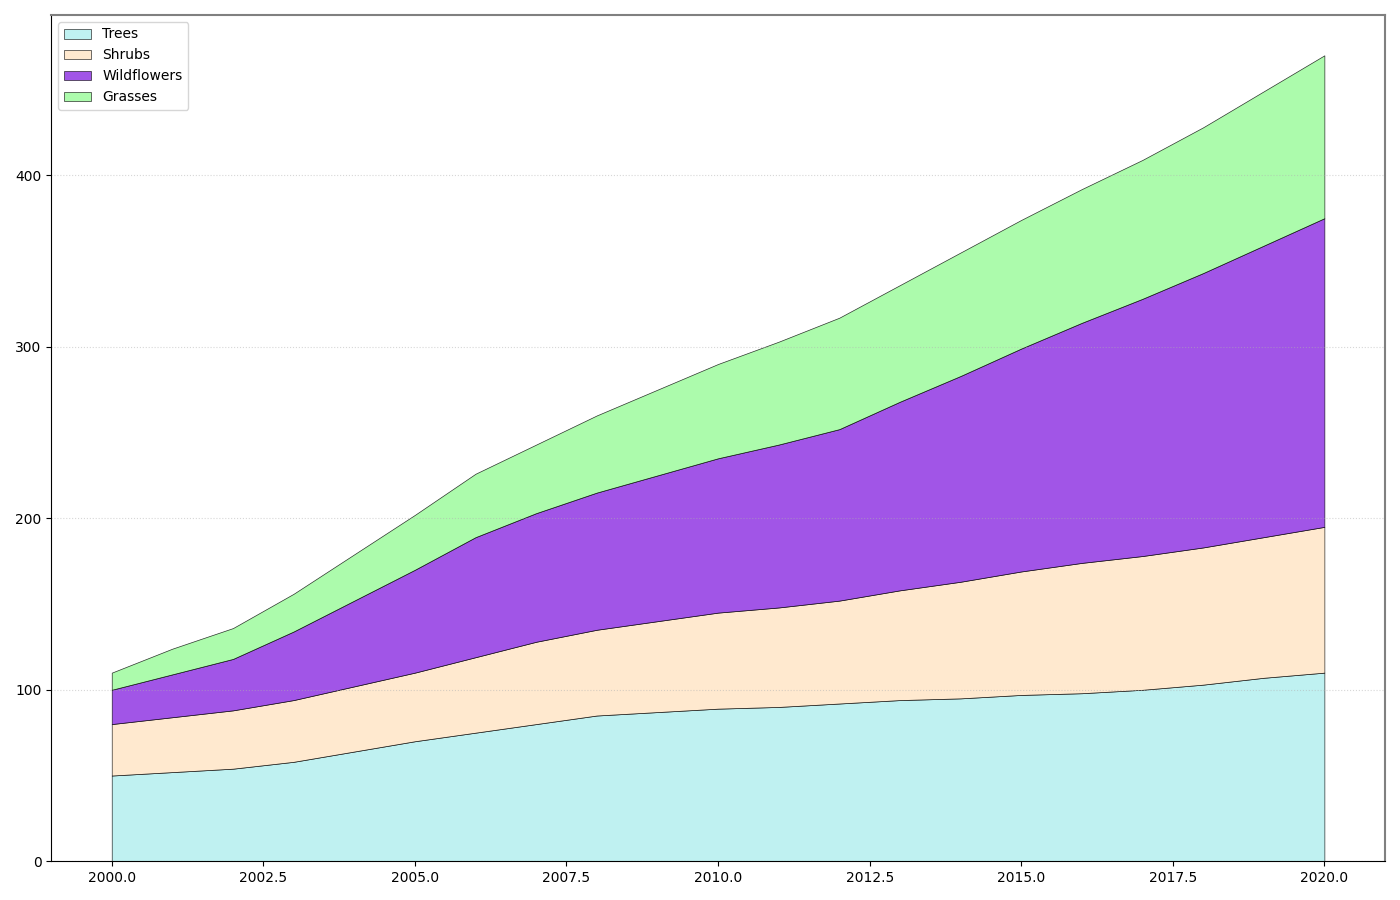

Recreate this plot in Python.
import matplotlib.pyplot as plt
import numpy as np

years = np.arange(2000, 2021)

trees = np.array([50, 52, 54, 58, 64, 70, 75, 80, 85, 87, 89, 90, 92, 94, 95, 97, 98, 100, 103, 107, 110])
shrubs = np.array([30, 32, 34, 36, 38, 40, 44, 48, 50, 53, 56, 58, 60, 64, 68, 72, 76, 78, 80, 82, 85])
wildflowers = np.array([20, 25, 30, 40, 50, 60, 70, 75, 80, 85, 90, 95, 100, 110, 120, 130, 140, 150, 160, 170, 180])

# Added new data for grasses
grasses = np.array([10, 15, 18, 22, 27, 32, 37, 40, 45, 50, 55, 60, 65, 68, 72, 75, 78, 81, 85, 90, 95])

# Combined all data into a single array
flora_data = np.vstack([trees, shrubs, wildflowers, grasses])

fig, ax = plt.subplots(figsize=(14, 9))

ax.stackplot(years, flora_data, colors=['#AFEEEE', '#FFE4C4', '#8A2BE2', '#98FB98'], alpha=0.8, edgecolor='black', linewidth=0.5)

# Updated legend to include new data
ax.legend(['Trees', 'Shrubs', 'Wildflowers', 'Grasses'], loc='upper left', fontsize=10, frameon=True)

ax.grid(axis='y', alpha=0.5, linestyle=':')

ax.spines['top'].set_linewidth(1.5)
ax.spines['right'].set_linewidth(1.5)
ax.spines['top'].set_color('grey')
ax.spines['right'].set_color('grey')

plt.tight_layout()
plt.show()
